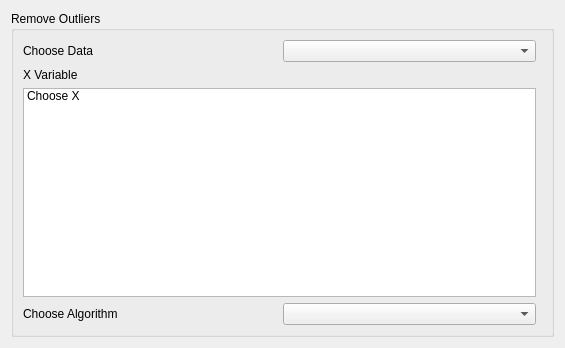
<?xml version="1.0" encoding="UTF-8"?>
<ui version="4.0">
 <class>Form</class>
 <widget class="QWidget" name="Form">
  <property name="geometry">
   <rect>
    <x>0</x>
    <y>0</y>
    <width>565</width>
    <height>348</height>
   </rect>
  </property>
  <property name="windowTitle">
   <string>Form</string>
  </property>
  <layout class="QVBoxLayout" name="verticalLayout_2">
   <item>
    <widget class="QGroupBox" name="groupLayout">
     <property name="title">
      <string>Remove Outliers</string>
     </property>
     <layout class="QGridLayout" name="gridLayout">
      <item row="0" column="0">
       <layout class="QHBoxLayout" name="horizontalLayout_3">
        <item>
         <widget class="QLabel" name="chooseDataLabel">
          <property name="text">
           <string>Choose Data</string>
          </property>
         </widget>
        </item>
        <item>
         <widget class="QComboBox" name="chooseDataComboBox"/>
        </item>
       </layout>
      </item>
      <item row="1" column="0">
       <widget class="QLabel" name="xVariableLabel">
        <property name="text">
         <string>X Variable</string>
        </property>
       </widget>
      </item>
      <item row="2" column="0">
       <widget class="QListWidget" name="xVariableList">
        <property name="enabled">
         <bool>true</bool>
        </property>
        <property name="sizePolicy">
         <sizepolicy hsizetype="Expanding" vsizetype="Expanding">
          <horstretch>0</horstretch>
          <verstretch>0</verstretch>
         </sizepolicy>
        </property>
        <item>
         <property name="text">
          <string>Choose X</string>
         </property>
        </item>
       </widget>
      </item>
      <item row="3" column="0">
       <layout class="QHBoxLayout" name="horizontalLayout_2">
        <item>
         <widget class="QLabel" name="chooseAlgorithmLabel">
          <property name="text">
           <string>Choose Algorithm</string>
          </property>
         </widget>
        </item>
        <item>
         <widget class="QComboBox" name="chooseAlgorithmComboBox"/>
        </item>
       </layout>
      </item>
      <item row="3" column="1">
       <layout class="QHBoxLayout" name="horizontalLayout"/>
      </item>
      <item row="4" column="0" colspan="2">
       <layout class="QVBoxLayout" name="algorithmLayout"/>
      </item>
     </layout>
    </widget>
   </item>
  </layout>
 </widget>
 <resources/>
 <connections/>
</ui>
